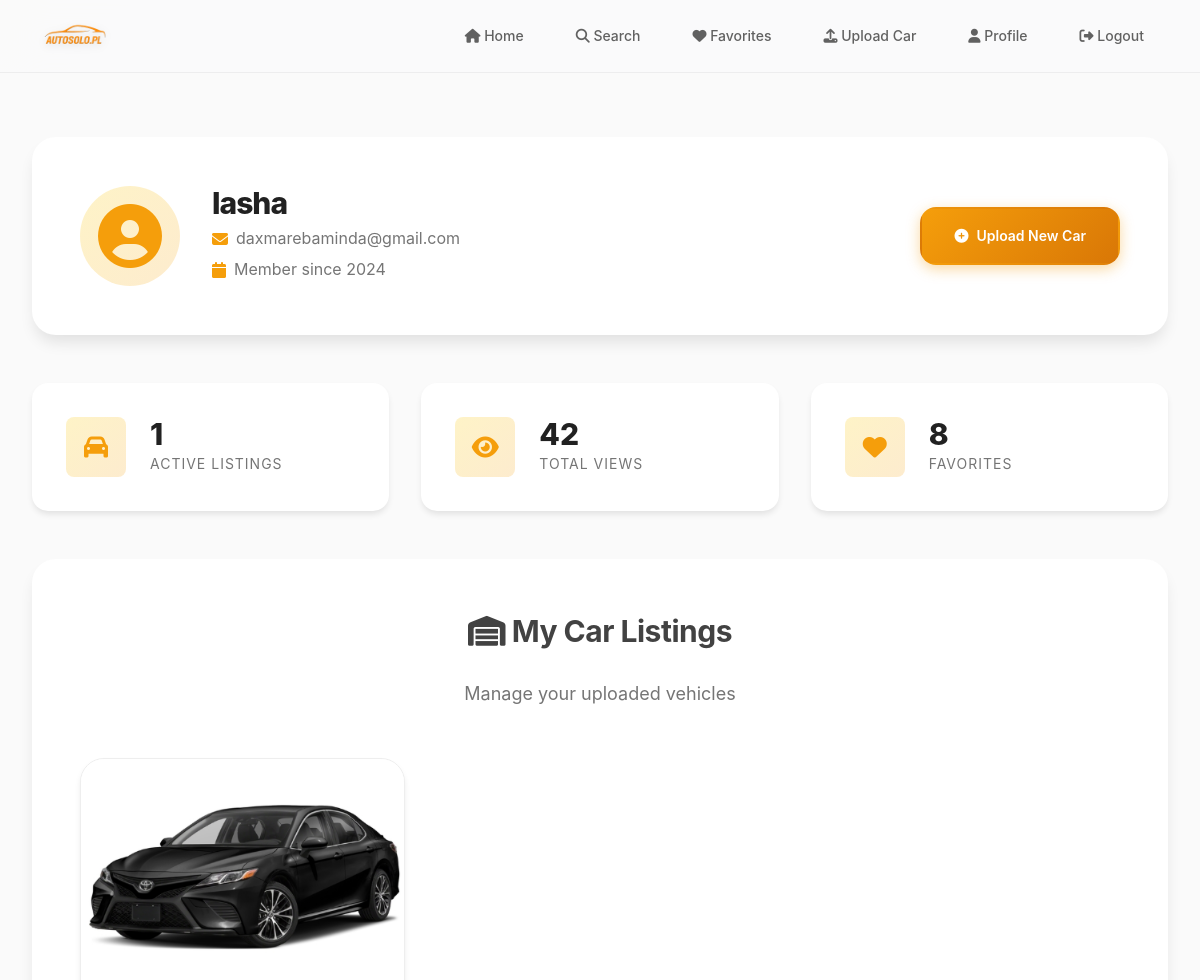
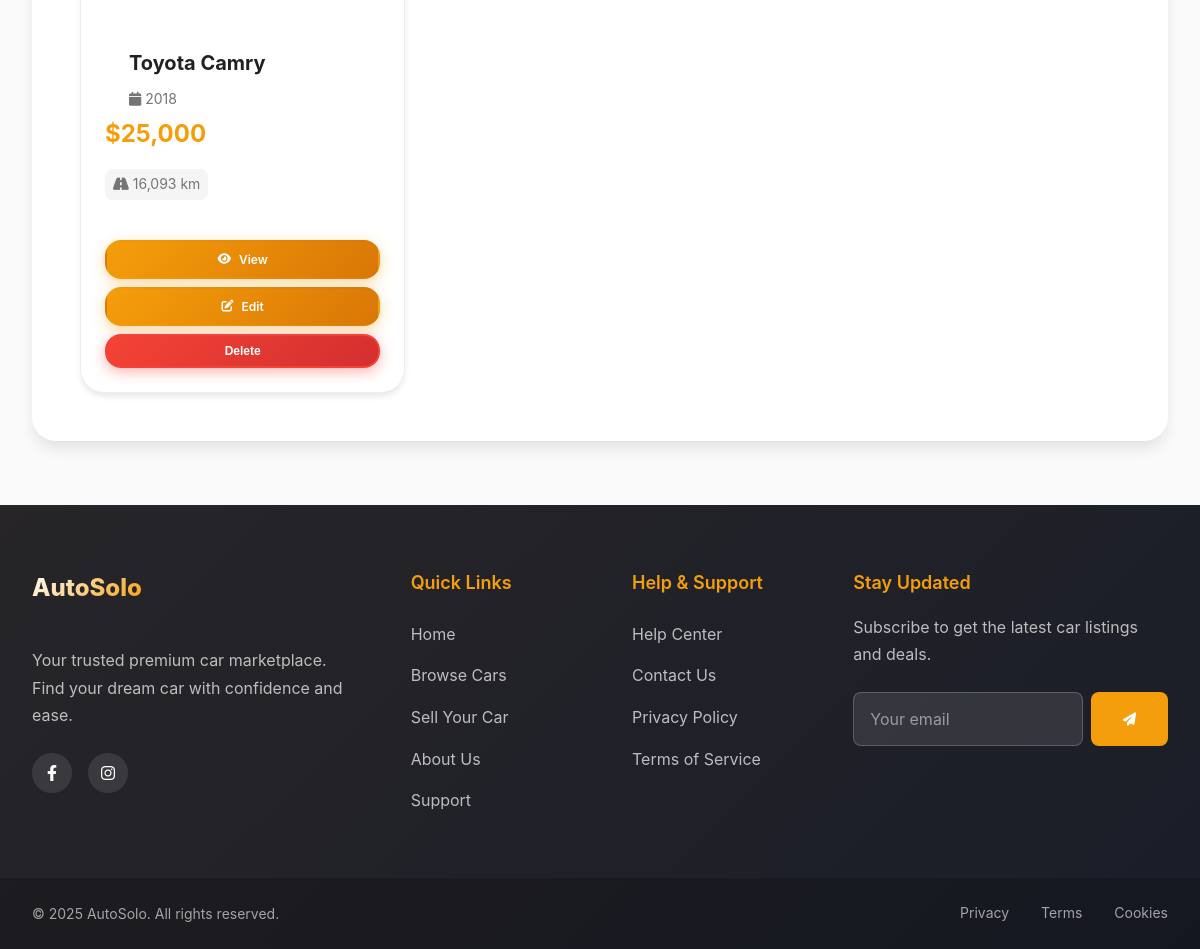
The app's page /profile (signed in) with its own data (2 pictures, top to bottom).
### models.py (models this page shows, shortened)
class User(UserMixin, db.Model):
    id = db.Column(db.Integer, primary_key=True)
    username = db.Column(db.String(64), index=True, unique=True)
    email = db.Column(db.String(120), index=True, unique=True)
    password_hash = db.Column(db.String(128))
    cars = db.relationship('Car', backref='owner', lazy='dynamic')
    favorite_cars = db.relationship('Car', secondary=favorites,
                                   lazy='dynamic',
                                   backref=db.backref('favorited_by', lazy='dynamic'))

class Car(db.Model):
    id = db.Column(db.Integer, primary_key=True)
    make = db.Column(db.String(64))
    model = db.Column(db.String(64))
    year = db.Column(db.Integer)
    price = db.Column(db.Float)
    contact_number = db.Column(db.String(32))
    engine_liters = db.Column(db.String(32))  # e.g., '2.0L'
    engine_cylinders = db.Column(db.String(32))  # e.g., 'V6', '4-cylinder'
    fuel_type = db.Column(db.String(32))  # 'Gasoline', 'Diesel', 'Electric', etc.
    mileage = db.Column(db.Integer)
    mileage_unit = db.Column(db.String(8), default='km')  # 'km' or 'mi'
    category = db.Column(db.String(64))  # e.g., 'Sedan'
    gearbox = db.Column(db.String(32))  # 'Automatic', 'Manual'
    steering = db.Column(db.String(32))  # 'Left', 'Right'
    drive = db.Column(db.String(32))  # 'Front', 'Rear', '4x4'
    doors = db.Column(db.String(32))  # '2', '3', '4', '5', '>5'
    tech_inspection = db.Column(db.Boolean)
    catalyst = db.Column(db.Boolean)
    features = db.Column(db.Text)  # JSON list of features
    color = db.Column(db.String(64))
    interior_material = db.Column(db.String(64))
    interior_color = db.Column(db.String(64))
    description = db.Column(db.Text)
    images = db.Column(db.Text)  # JSON list of image paths
    user_id = db.Column(db.Integer, db.ForeignKey('user.id'))
    views = db.Column(db.Integer, default=0)
    def get_images(self):
        return json.loads(self.images) if self.images else []
    @property
    def favorites_count(self):
        try:
            return self.favorited_by.count()
        except Exception:
            return 0

### routes.py (the view)
@app.route('/profile')
@login_required
def profile():
    cars = current_user.cars.all()
    total_views = sum((car.views or 0) for car in cars)
    total_favorites = sum(car.favorites_count for car in cars)
    return render_template('profile.html', cars=cars, total_views=total_views, total_favorites=total_favorites)

### models.py (called while the page is built)
@login_manager.user_loader
def load_user(id):
    return User.query.get(int(id))

### templates/profile.html (shortened to what this page needs)
{% extends 'base.html' %}
{% block content %}
<div class="profile-header">
    <div class="profile-info">
        <div class="profile-avatar">
            <i class="fas fa-user-circle" aria-hidden="true"></i>
        </div>
        <div class="profile-details">
            <h1>{{ current_user.username }}</h1>
            <p class="profile-email">
                <i class="fas fa-envelope" aria-hidden="true"></i>
                {{ current_user.email if current_user.email else 'No email provided' }}
            </p>
            <p class="profile-since">
                <i class="fas fa-calendar" aria-hidden="true"></i>
                Member since 2024
            </p>
        </div>
    </div>
    <a href="/upload" class="btn-modern btn-primary">
        <i class="fas fa-plus-circle" aria-hidden="true"></i>
        Upload New Car
    </a>
</div>
<div class="profile-stats">
    <div class="stat-card">
        <div class="stat-icon">
            <i class="fas fa-car" aria-hidden="true"></i>
        </div>
        <div class="stat-content">
            <div class="stat-value">{{ cars|length }}</div>
            <div class="stat-label">Active Listings</div>
        </div>
    </div>
    <div class="stat-card">
        <div class="stat-icon">
            <i class="fas fa-eye" aria-hidden="true"></i>
        </div>
        <div class="stat-content">
            <div class="stat-value">{{ cars|length * 42 }}</div>
            <div class="stat-label">Total Views</div>
        </div>
    </div>
    <div class="stat-card">
        <div class="stat-icon">
            <i class="fas fa-heart" aria-hidden="true"></i>
        </div>
        <div class="stat-content">
            <div class="stat-value">{{ cars|length * 8 }}</div>
            <div class="stat-label">Favorites</div>
        </div>
    </div>
</div>
<section class="profile-cars-section">
    <div class="section-header">
        <h2>
            <i class="fas fa-warehouse" aria-hidden="true"></i>
            My Car Listings
        </h2>
        <p class="section-subtitle">Manage your uploaded vehicles</p>
    </div>
    {% if cars %}
    <div class="car-list">
        {% for car in cars %}
        <article class="car-card" itemscope itemtype="https://schema.org/Car">
            {% if car.get_images() %}
            <img
                src="{{ url_for('static', filename=car.get_images()[0]) }}"
                alt="{{ car.make }} {{ car.model }}"
                class="car-card-image"
                loading="lazy"
                itemprop="image">
            {% else %}
            <div class="car-card-no-image">
                <i class="fas fa-car" aria-hidden="true"></i>
            </div>
            {% endif %}
            <div class="car-card-body">
                <h3 itemprop="name">{{ car.make }} {{ car.model }}</h3>
                <p class="car-card-year">
                    <i class="fas fa-calendar" aria-hidden="true"></i>
                    {{ car.year }}
                </p>
                <div class="car-card-price" itemprop="offers" itemscope itemtype="https://schema.org/Offer">
                    <span itemprop="price">${{ "{:,.0f}".format(car.price) }}</span>
                </div>
                <div class="car-card-stats">
                    {% if car.mileage %}
                    <span title="Mileage">
                        <i class="fas fa-road" aria-hidden="true"></i>
                        {{ "{:,.0f}".format(car.mileage) }} km
                    </span>
                    {% endif %}
                </div>
            </div>
            <div class="card-actions">
                <a href="/car/{{ car.id }}" class="btn btn-small">
                    <i class="fas fa-eye" aria-hidden="true"></i>
                    View
                </a>
                <a href="/edit_car/{{ car.id }}" class="btn btn-small edit-btn">
                    <i class="fas fa-edit" aria-hidden="true"></i>
                    Edit
                </a>
                <form method="POST" action="/delete_car/{{ car.id }}" style="display: inline;" onsubmit="return confirm('Are you sure you want to delete this car listing?');">
                    <button type="submit" class="btn btn-small delete-btn">
                        Delete
                    </button>
                </form>
            </div>
        </article>
        {% endfor %}
    </div>
    {% endif %}
</section>
{% endblock %}

### records on screen
User: username "lasha", email "daxmarebaminda@gmail.com"
Car: make "Toyota", model "Camry", year "2018", price "25,000", mileage "16,093"

### other values on screen
{{ cars|length }} "1"
{{ cars|length * 42 }} "42"
{{ cars|length * 8 }} "8"
